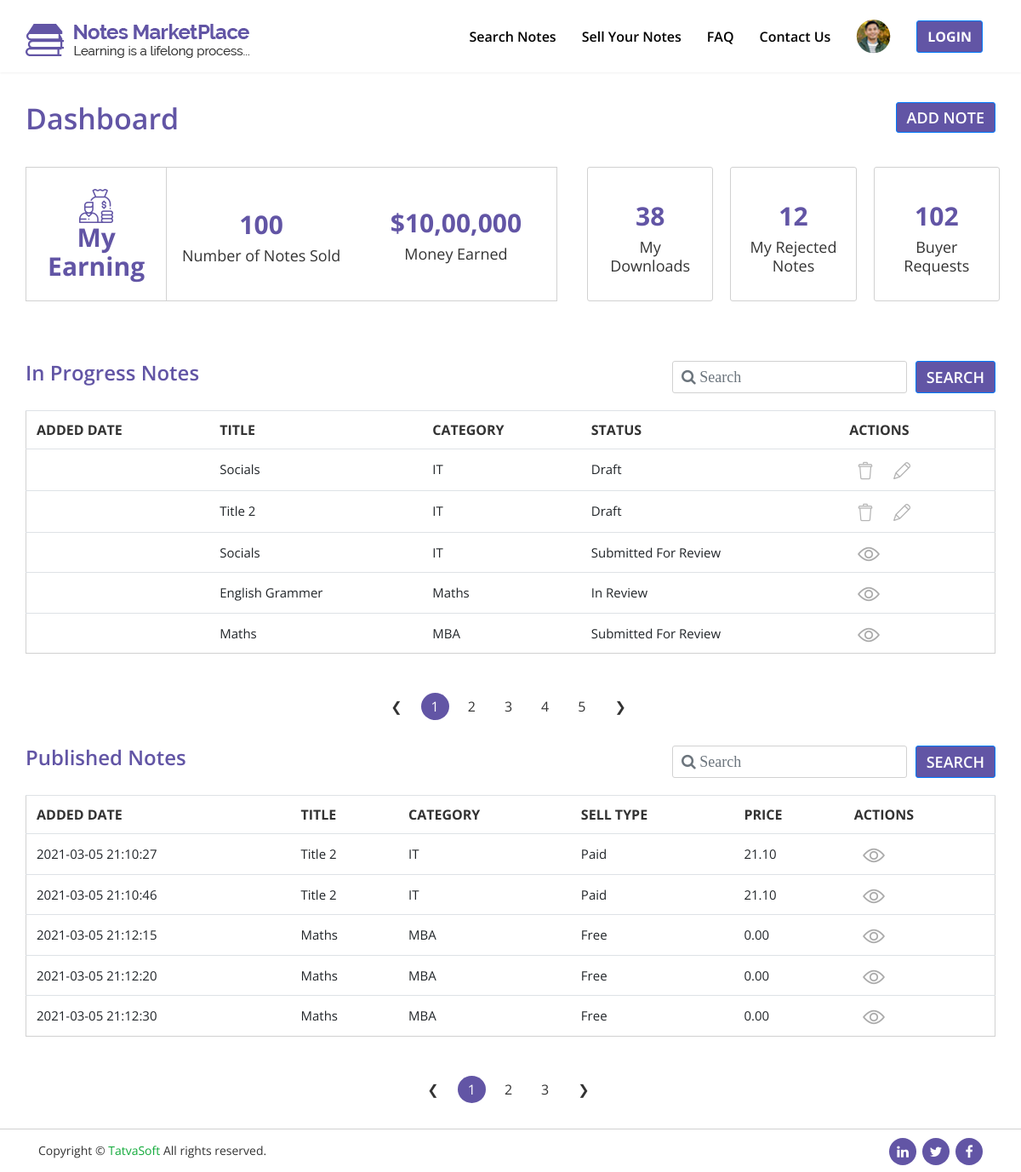
The app's page /NotesMarketPlace/front/dashboard-page.php, older data.
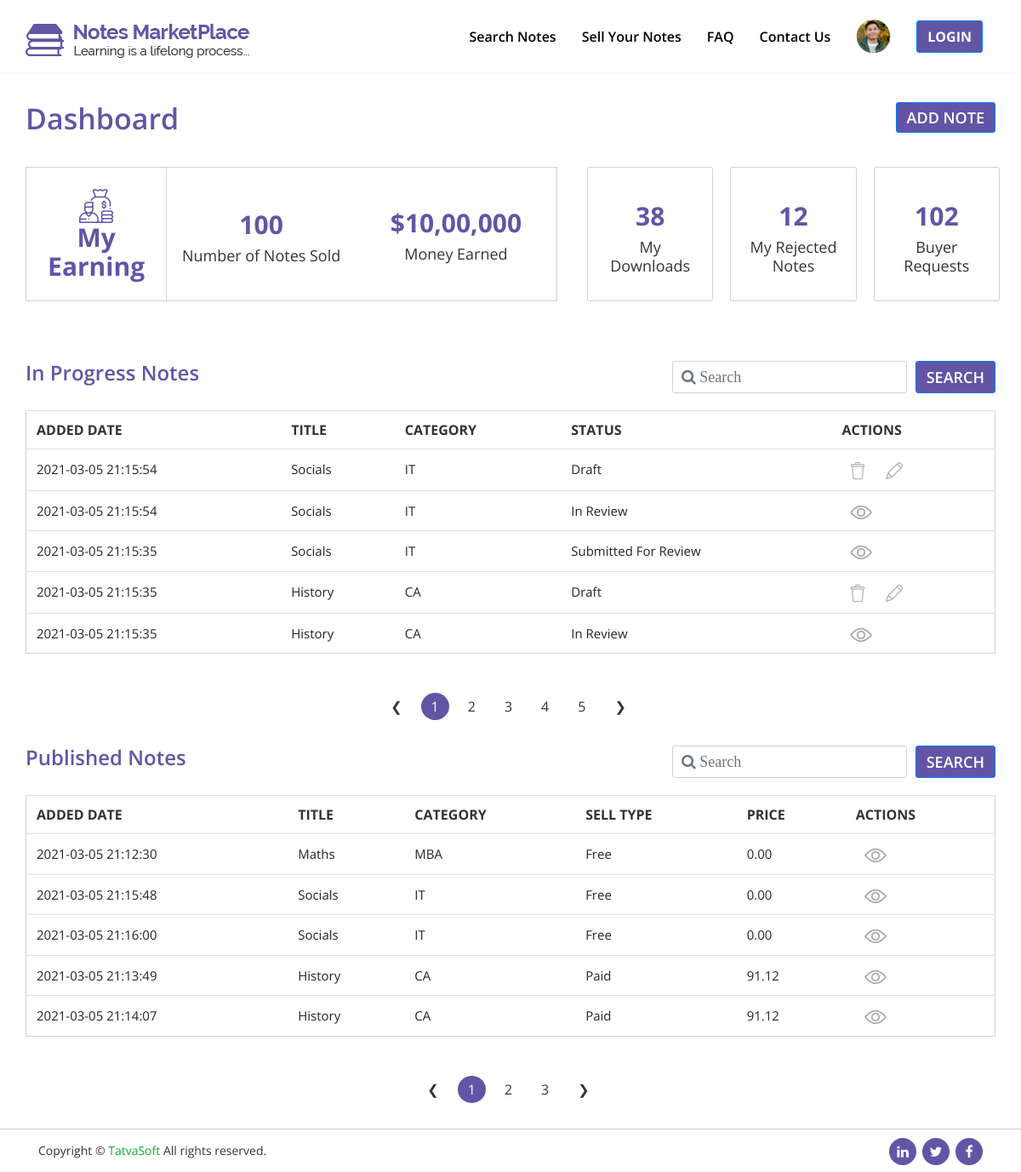
The same page, newer data.
### tables this page shows
CREATE TABLE `sellernotes` (
  `noteid` int(10) UNSIGNED NOT NULL,
  `sellerid` int(10) UNSIGNED NOT NULL,
  `status` int(11) UNSIGNED NOT NULL,
  `actionedby` int(11) UNSIGNED DEFAULT NULL,
  `admin_remarks` varchar(255) DEFAULT NULL,
  `publisheddate` datetime DEFAULT NULL,
  `title` varchar(100) NOT NULL,
  `category` int(100) UNSIGNED NOT NULL,
  `displaypic` varchar(255) DEFAULT NULL,
  `notetype` int(11) UNSIGNED DEFAULT NULL,
  `page_no` int(11) DEFAULT NULL,
  `description` varchar(255) NOT NULL,
  `university_name` varchar(200) DEFAULT NULL,
  `country` int(11) UNSIGNED DEFAULT NULL,
  `course` varchar(100) DEFAULT NULL,
  `course_code` varchar(100) DEFAULT NULL,
  `proffesor` varchar(100) DEFAULT NULL,
  `ispaid` int(11) UNSIGNED NOT NULL,
  `selling_price` decimal(10,2) DEFAULT NULL,
  `notespreview` varchar(255) DEFAULT NULL,
  `createddate` datetime DEFAULT NULL,
  `createdby` int(11) DEFAULT NULL,
  `modifieddate` datetime DEFAULT NULL,
  `modifiedby` int(11) DEFAULT NULL,
  `isactive` bit(1) NOT NULL
);

CREATE TABLE `notecategories` (
  `categoryid` int(10) UNSIGNED NOT NULL,
  `name` varchar(100) NOT NULL,
  `description` varchar(255) NOT NULL,
  `createddate` datetime DEFAULT NULL,
  `createdby` int(11) DEFAULT NULL,
  `modifieddate` datetime DEFAULT NULL,
  `modifiedby` int(11) DEFAULT NULL,
  `isactive` bit(1) NOT NULL
);

CREATE TABLE `referencedata` (
  `refdataid` int(10) UNSIGNED NOT NULL,
  `value` varchar(100) NOT NULL,
  `datavalue` varchar(100) NOT NULL,
  `refcategory` varchar(100) NOT NULL,
  `createddate` datetime DEFAULT NULL,
  `createdby` int(11) DEFAULT NULL,
  `modifieddate` datetime DEFAULT NULL,
  `modifiedby` int(11) DEFAULT NULL,
  `isactive` bit(1) NOT NULL
);

### NotesMarketPlace/front/dashboard-page.php (the view, shortened to what the changed rows need)
<?php
include "db.php";
$limit = 5;
if (isset($_GET["page"])) {
    $page  = $_GET["page"];
} else {
    $page = 1;
};
$start_from = ($page - 1) * $limit;
if (isset($_POST['search_1'])) {
    $search_result = $_POST['search_result'];
    $query = "SELECT sellernotes.noteid,sellernotes.modifieddate,sellernotes.title,
              notecategories.name,referencedata.value FROM sellernotes LEFT JOIN
              notecategories ON sellernotes.category=notecategories.categoryid LEFT JOIN referencedata
              ON sellernotes.status=referencedata.refdataid WHERE sellernotes.title LIKE '%$search_result%'
              AND sellernotes.isactive=1 AND referencedata.refdataid IN (3,4,5)
              ORDER BY sellernotes.modifieddate DESC LIMIT $start_from, $limit";
    $result = mysqli_query($con, $query);
    $result_num = mysqli_query($con, "SELECT COUNT(noteid) FROM sellernotes WHERE title LIKE '%$search_result%' AND sellernotes.isactive=1 AND status IN (3,4,5)");
    $row = mysqli_fetch_row($result_num);
    $total_records = $row[0];
    $total_pages = ceil($total_records / $limit);
} else {
    $query = "SELECT sellernotes.noteid,sellernotes.modifieddate,sellernotes.title,notecategories.name,
              referencedata.value FROM sellernotes LEFT JOIN notecategories ON
              sellernotes.category=notecategories.categoryid LEFT JOIN referencedata
              ON sellernotes.status=referencedata.refdataid WHERE referencedata.refdataid IN (3,4,5)
              AND sellernotes.isactive=1 ORDER BY sellernotes.modifieddate DESC LIMIT $start_from, $limit";
    $result = mysqli_query($con, $query);
    $result_num = mysqli_query($con, "SELECT COUNT(noteid) FROM sellernotes WHERE status IN (3,4,5) AND sellernotes.isactive=1");
    $row = mysqli_fetch_row($result_num);
    $total_records = $row[0];
    $total_pages = ceil($total_records / $limit);
}
?>
<!DOCTYPE html>
<html lang="en">
<head>
    <link rel="stylesheet" href="css/font-awesome/css/font-awesome.min.css">
    <link rel="stylesheet" href="css/bootstrap/bootstrap.min.css">
    <link rel="stylesheet" href="css/style.css">
    <link rel="stylesheet" href="css/responsive.css">
</head>
<body class="sticky-header">
    <div id="search-all-font">
        <div id="dashboard-table-1">
            <div class="container">
                <div class="row">
                    <div class="col-md-12 column-padding-remover">
                        <div class="table-responsive">
                            <table class="table entire-table table-small">
                                <tr class="table-heading">
                                    <th scope="col"> added date </th>
                                    <th scope="col">title </th>
                                    <th scope="col">category</th>
                                    <th scope="col">status</th>
                                    <th scope="col">actions</th>
                                    <?php
                                    while ($row = mysqli_fetch_assoc($result)) {
                                        $date = $row['modifieddate'];
                                        $title = $row['title'];
                                        $category_name = $row['name'];
                                        $refe_data = $row['value'];
                                        $noteid = $row['noteid'];
                                        echo "<tr>
                                        <td>$date</td>
                                        <td>$title</td>
                                        <td>$category_name</td>
                                        <td>$refe_data</td>";
                                        if ($refe_data == 'Draft') {
                                            echo " <td>
                                            <a href='delete_draft.php?id=$noteid'>
                                            <img src='images/delete.png' title='Click to delete' alt='Delete'></a>
                                            <a href='add-notes-page.php?id=$noteid'>
                                            <img src='images/edit.png' title='Click to Edit' alt='edit'></a>
                                        </td>
                                    </tr>";
                                        } else {
                                            echo " <td>
                                        <img src='images/eye.png' title='Click to View' alt='View'>
                                        </td>
                                    </tr>";
                                        }
                                    }
                                    ?>
                            </table>
                        </div>
                    </div>
                </div>
            </div>
        </div>
        <div class="search-pagination">
            <ul class="pagination justify-content-center">
                <?php
                for ($i = 1; $i <= $total_pages; $i++) {
                    if ($i == $page) {
                        echo "<li class='page-item active'><a class='page-link' href='dashboard-page.php?page=$i'>$i</a></li>";
                    } else echo "<li class='page-item'><a class='page-link' href='dashboard-page.php?page=$i'>$i</a></li>";
                }
                ?>
            </ul>
        </div>
        <?php
        if (isset($_GET["page_info"])) {
            $page_info  = $_GET["page_info"];
        } else {
            $page_info = 1;
        };
        $start_from2 = ($page_info - 1) * $limit;
        if (isset($_POST['search_2'])) {
            $search_result2 = $_POST['search_result2'];
            $query2 = "SELECT sellernotes.publisheddate,sellernotes.title,notecategories.name,
                        referencedata.value,sellernotes.selling_price FROM sellernotes LEFT JOIN
                        notecategories ON sellernotes.category=notecategories.categoryid LEFT JOIN
                        referencedata ON sellernotes.ispaid=referencedata.refdataid WHERE
                        sellernotes.title LIKE '%$search_result2%' AND sellernotes.status=6
                        ORDER BY sellernotes.modifieddate DESC LIMIT $start_from2, $limit";
            $result2 = mysqli_query($con, $query2);
            $result_num2 = mysqli_query($con, "SELECT COUNT(noteid) FROM sellernotes WHERE title LIKE '%$search_result2%' AND status=6");
            $row2 = mysqli_fetch_row($result_num2);
            $total_records2 = $row2[0];
            $total_pages2 = ceil($total_records2 / $limit);
        } else {
            $query2 = "SELECT sellernotes.publisheddate,sellernotes.title,notecategories.name,
                        referencedata.value,sellernotes.selling_price FROM sellernotes LEFT JOIN
                        notecategories ON sellernotes.category=notecategories.categoryid LEFT JOIN
                        referencedata ON sellernotes.ispaid=referencedata.refdataid WHERE
                        sellernotes.status=6 ORDER BY sellernotes.modifieddate DESC LIMIT $start_from2, $limit";
            $result2 = mysqli_query($con, $query2);
            $result_num2 = mysqli_query($con, "SELECT COUNT(noteid) FROM sellernotes WHERE status=6");
            $row2 = mysqli_fetch_row($result_num2);
            $total_records2 = $row2[0];
            $total_pages2 = ceil($total_records2 / $limit);
        }
        ?>
        <div id="dashboard-table-2">
            <div class="container">
                <div class="row">
                    <div class="col-md-12 column-padding-remover">
                        <div class="table-responsive">
                            <table class="table entire-table table-small">
                                <tr class="table-heading">
                                    <th scope="col">added date </th>
                                    <th scope="col">title</th>
                                    <th scope="col">category</th>
                                    <th scope="col">sell type </th>
                                    <th scope="col">price</th>
                                    <th scope="col">actions</th>
                                </tr>
                                <?php
                                while ($row = mysqli_fetch_assoc($result2)) {
                                    $date2 = $row['publisheddate'];
                                    $title2 = $row['title'];
                                    $category_name2 = $row['name'];
                                    $refe_data2 = $row['value'];
                                    $sell_price = $row['selling_price'];
                                    echo "<tr>
                                        <td>$date2</td>
                                        <td>$title2</td>
                                        <td>$category_name2</td>
                                        <td>$refe_data2</td>
                                        <td>$sell_price</td>
                                        <td> <a href='notes-details-page.php'><img src='images/eye.png' title='Click to View' alt='View'></a> </td>
                                         </tr>";
                                }
                                ?>
                            </table>
                        </div>
                    </div>
                </div>
            </div>
        </div>
        <div class="search-pagination">
            <ul class="pagination justify-content-center">
                <?php
                for ($i = 1; $i <= $total_pages2; $i++) {
                    if ($i == $page_info) {
                        echo "<li class='page-item active'><a class='page-link' href='dashboard-page.php?page_info=$i'>$i</a></li>";
                    } else echo "<li class='page-item'><a class='page-link' href='dashboard-page.php?page_info=$i'>$i</a></li>";
                }
                ?>
            </ul>
        </div>
    </div>
</body>
</html>

Row changes from the older to the newer data that the page shows:
no longer on this page (row unchanged): sellernotes: title "Socials", category.name "IT", status.value "Draft", shown under "In Progress Notes"
no longer on this page (row unchanged): sellernotes: title "Title 2", category.name "IT", status.value "Draft", shown under "In Progress Notes"
no longer on this page (row unchanged): sellernotes: title "English Grammer", category.name "Maths", status.value "In Review", shown under "In Progress Notes"
no longer on this page (row unchanged): sellernotes: title "Maths", category.name "MBA", status.value "Submitted For Review", shown under "In Progress Notes"
no longer on this page (row edited): sellernotes: publisheddate "2021-03-05 21:10:27", title "Title 2", category.name "IT", ispaid.value "Paid", selling_price "21.10", shown under "Published Notes"
no longer on this page (row unchanged): sellernotes: publisheddate "2021-03-05 21:10:46", title "Title 2", category.name "IT", ispaid.value "Paid", selling_price "21.10", shown under "Published Notes"
no longer on this page (row edited): sellernotes: publisheddate "2021-03-05 21:12:15", title "Maths", category.name "MBA", ispaid.value "Free", selling_price "0.00", shown under "Published Notes"
no longer on this page (row edited): sellernotes: publisheddate "2021-03-05 21:12:20", title "Maths", category.name "MBA", ispaid.value "Free", selling_price "0.00", shown under "Published Notes"
now on this page (row edited): sellernotes: modifieddate "2021-03-05 21:15:54", title "Socials", category.name "IT", status.value "Draft", shown under "In Progress Notes"
now on this page (row edited): sellernotes: modifieddate "2021-03-05 21:15:54", title "Socials", category.name "IT", status.value "In Review", shown under "In Progress Notes"
changed sellernotes "Submitted For Review": modifieddate (not shown) → "2021-03-05 21:15:35"
now on this page (row edited): sellernotes: modifieddate "2021-03-05 21:15:35", title "History", category.name "CA", status.value "Draft", shown under "In Progress Notes"
now on this page (row edited): sellernotes: modifieddate "2021-03-05 21:15:35", title "History", category.name "CA", status.value "In Review", shown under "In Progress Notes"
now on this page (row edited): sellernotes: publisheddate "2021-03-05 21:15:48", title "Socials", category.name "IT", ispaid.value "Free", selling_price "0.00", shown under "Published Notes"
now on this page (row edited): sellernotes: publisheddate "2021-03-05 21:16:00", title "Socials", category.name "IT", ispaid.value "Free", selling_price "0.00", shown under "Published Notes"
now on this page (row edited): sellernotes: publisheddate "2021-03-05 21:13:49", title "History", category.name "CA", ispaid.value "Paid", selling_price "91.12", shown under "Published Notes"
now on this page (row edited): sellernotes: publisheddate "2021-03-05 21:14:07", title "History", category.name "CA", ispaid.value "Paid", selling_price "91.12", shown under "Published Notes"
